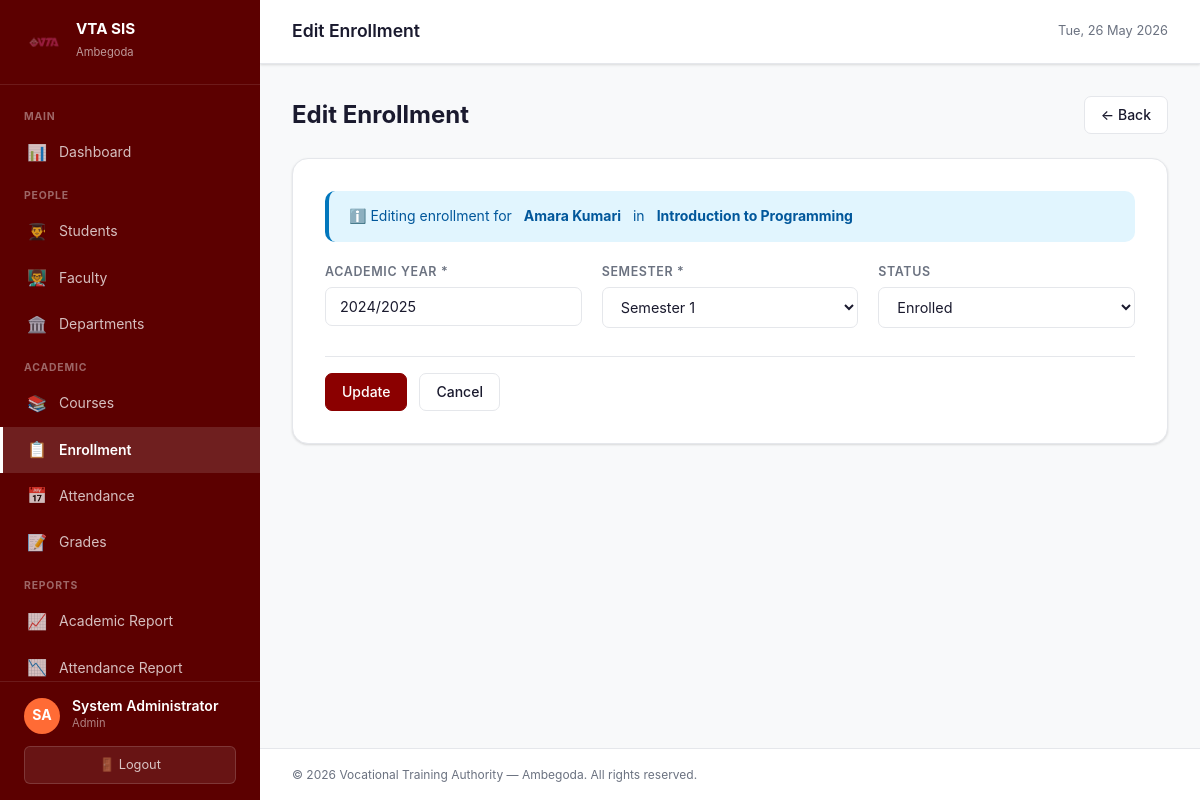
The page /modules/enrollment/manage.php?id=1 (signed in) on the database its author committed.
### tables this page shows
CREATE TABLE IF NOT EXISTS enrollments (
    id            INT AUTO_INCREMENT PRIMARY KEY,
    student_id    INT         NOT NULL,
    course_id     INT         NOT NULL,
    academic_year VARCHAR(20) NOT NULL,
    semester      TINYINT     NOT NULL,
    status        ENUM('enrolled','dropped','completed') NOT NULL DEFAULT 'enrolled',
    enrolled_at   TIMESTAMP   NOT NULL DEFAULT CURRENT_TIMESTAMP,
    UNIQUE KEY uq_enrollment (student_id, course_id, academic_year, semester),
    FOREIGN KEY (student_id) REFERENCES students(id) ON DELETE CASCADE,
    FOREIGN KEY (course_id)  REFERENCES courses(id)  ON DELETE CASCADE,
    INDEX idx_student (student_id),
    INDEX idx_course  (course_id)
);

CREATE TABLE IF NOT EXISTS students (
    id              INT AUTO_INCREMENT PRIMARY KEY,
    user_id         INT          NOT NULL,
    student_id_no   VARCHAR(50)  NOT NULL UNIQUE,
    full_name       VARCHAR(150) NOT NULL,
    email           VARCHAR(150) NOT NULL,
    phone           VARCHAR(20),
    nic             VARCHAR(20),
    address         TEXT,
    dob             DATE,
    gender          ENUM('male','female','other'),
    department_id   INT,
    enrolled_date   DATE,
    guardian_name   VARCHAR(150),
    guardian_phone  VARCHAR(20),
    is_active       TINYINT(1)   NOT NULL DEFAULT 1,
    created_at      TIMESTAMP    NOT NULL DEFAULT CURRENT_TIMESTAMP,
    FOREIGN KEY (user_id)       REFERENCES users(id)       ON DELETE CASCADE,
    FOREIGN KEY (department_id) REFERENCES departments(id) ON DELETE SET NULL,
    INDEX idx_student_id_no (student_id_no)
);

CREATE TABLE IF NOT EXISTS courses (
    id             INT AUTO_INCREMENT PRIMARY KEY,
    course_code    VARCHAR(50)  NOT NULL UNIQUE,
    name           VARCHAR(200) NOT NULL,
    description    TEXT,
    department_id  INT,
    credits        INT,
    duration_weeks INT,
    max_students   INT,
    status         ENUM('active','inactive') NOT NULL DEFAULT 'active',
    created_at     TIMESTAMP NOT NULL DEFAULT CURRENT_TIMESTAMP,
    FOREIGN KEY (department_id) REFERENCES departments(id) ON DELETE SET NULL,
    INDEX idx_course_code (course_code),
    INDEX idx_status (status)
);

### includes/functions.php (called while the page is built, shortened)
<?php
function h(mixed $val): string {
    return htmlspecialchars((string)$val, ENT_QUOTES, 'UTF-8');
}
function get(string $key, string $default = ''): string {
    return trim($_GET[$key] ?? $default);
}

### modules/enrollment/manage.php (the view, shortened to what this page needs)
<?php
require_once '../../config/db.php';
$id = (int)get('id');
$enrollment = null;
$errors = [];
if ($id) {
    $es = $pdo->prepare('SELECT e.*, s.full_name AS sname, c.name AS cname FROM enrollments e JOIN students s ON s.id=e.student_id JOIN courses c ON c.id=e.course_id WHERE e.id=?');
    $es->execute([$id]); $enrollment = $es->fetch();
}
$students = $pdo->query('SELECT id, student_id_no, full_name FROM students WHERE is_active=1 ORDER BY full_name')->fetchAll();
$courses  = $pdo->query('SELECT id, course_code, name, max_students FROM courses WHERE status="active" ORDER BY name')->fetchAll();
if (isPost()) {
    $data = ['student_id'=>(int)post('student_id'),'course_id'=>(int)post('course_id'),
        'academic_year'=>post('academic_year'),'semester'=>post('semester'),'status'=>post('status')];
    if (!$data['student_id'])    $errors[] = 'Student is required.';
    if (!$data['course_id'])     $errors[] = 'Course is required.';
    if (!$data['academic_year']) $errors[] = 'Academic year is required.';
    if (!$data['semester'])      $errors[] = 'Semester is required.';
    if (!$errors && !$id) {
        $dup = $pdo->prepare('SELECT id FROM enrollments WHERE student_id=? AND course_id=? AND academic_year=? AND semester=?');
        $dup->execute([$data['student_id'],$data['course_id'],$data['academic_year'],$data['semester']]);
        if ($dup->fetch()) $errors[] = 'Student is already enrolled in this course for the selected year/semester.';
    }
    if (!$errors && !$id) {
        $course = null;
        foreach ($courses as $c) { if ($c['id'] == $data['course_id']) { $course = $c; break; } }
        if ($course && $course['max_students']) {
            $enrolled = $pdo->prepare('SELECT COUNT(*) FROM enrollments WHERE course_id=? AND academic_year=? AND semester=? AND status="enrolled"');
            $enrolled->execute([$data['course_id'],$data['academic_year'],$data['semester']]);
            if ((int)$enrolled->fetchColumn() >= (int)$course['max_students'])
                $errors[] = 'Course has reached maximum capacity (' . $course['max_students'] . ').';
        }
    }
    if (!$errors) {
        if ($id) {
            $pdo->prepare('UPDATE enrollments SET status=?,academic_year=?,semester=? WHERE id=?')
                ->execute([$data['status'],$data['academic_year'],$data['semester'],$id]);
            flash('Enrollment updated.','success');
        } else {
            $pdo->prepare('INSERT INTO enrollments (student_id,course_id,academic_year,semester,status,enrolled_at) VALUES (?,?,?,?,?,NOW())')
                ->execute([$data['student_id'],$data['course_id'],$data['academic_year'],$data['semester'],'enrolled']);
            flash('Student enrolled successfully.','success');
        }
        redirect(BASE_URL . 'modules/enrollment/index.php');
    }
} else {
    $data = $enrollment ?? ['student_id'=>'','course_id'=>'','academic_year'=>date('Y').'/'.((int)date('Y')+1),'semester'=>'1','status'=>'enrolled'];
}
$pageTitle = $id ? 'Edit Enrollment' : 'Enroll Student';
require_once '../../includes/header.php';
?>
<div class="page-header">
  <div><h1><?= $pageTitle ?></h1></div>
  <a href="index.php" class="btn btn-secondary">← Back</a>
</div>
<form method="POST" class="form-card">
  <?php if (!$id): ?>
  <div class="form-row">
    <div class="form-group">
      <label>Student *</label>
      <select name="student_id" required>
        <option value="">Select Student</option>
        <?php foreach ($students as $s): ?>
        <option value="<?= $s['id'] ?>" <?= ($data['student_id']==$s['id'])?'selected':'' ?>><?= h($s['full_name']) ?> (<?= h($s['student_id_no']) ?>)</option>
        <?php endforeach; ?>
      </select>
    </div>
    <div class="form-group">
      <label>Course *</label>
      <select name="course_id" required>
        <option value="">Select Course</option>
        <?php foreach ($courses as $c): ?>
        <option value="<?= $c['id'] ?>" <?= ($data['course_id']==$c['id'])?'selected':'' ?>><?= h($c['name']) ?> (<?= h($c['course_code']) ?>)</option>
        <?php endforeach; ?>
      </select>
    </div>
  </div>
  <?php else: ?>
  <div class="alert alert-info">ℹ️ Editing enrollment for <strong><?= h($enrollment['sname']) ?></strong> in <strong><?= h($enrollment['cname']) ?></strong></div>
  <?php endif; ?>
  <div class="form-row">
    <div class="form-group">
      <label>Academic Year *</label>
      <input type="text" name="academic_year" value="<?= h($data['academic_year']) ?>" placeholder="e.g. 2024/2025" required>
    </div>
    <div class="form-group">
      <label>Semester *</label>
      <select name="semester" required>
        <?php foreach (['1','2','3'] as $s): ?>
        <option value="<?= $s ?>" <?= ($data['semester']==$s)?'selected':'' ?>>Semester <?= $s ?></option>
        <?php endforeach; ?>
      </select>
    </div>
    <?php if ($id): ?>
    <div class="form-group">
      <label>Status</label>
      <select name="status">
        <?php foreach (['enrolled','dropped','completed'] as $st): ?>
        <option value="<?= $st ?>" <?= ($data['status']===$st)?'selected':'' ?>><?= ucfirst($st) ?></option>
        <?php endforeach; ?>
      </select>
    </div>
    <?php endif; ?>
  </div>
  <div class="form-actions">
    <button type="submit" class="btn btn-primary"><?= $id ? 'Update' : 'Enroll' ?></button>
    <a href="index.php" class="btn btn-secondary">Cancel</a>
  </div>
</form>
<?php require_once '../../includes/footer.php'; ?>

### assets/css/style.css (style rules this page uses)
:root { --primary: #8B0000; --primary-light: #b71c1c; --primary-dark: #5c0000; --primary-bg: #fdf2f2; --accent: #ff6b35; --success: #2e7d32; --success-bg: #e8f5e9; --warning: #f57f17; --warning-bg: #fffde7; --danger: #c62828; --danger-bg: #ffebee; --info: #0277bd; --info-bg: #e1f5fe; --text: #1a1a2e; --text-muted: #6b7280; --border: #e5e7eb; --bg: #f8f9fa; --white: #ffffff; --sidebar-w: 260px; --navbar-h: 64px; --radius: 10px; --radius-lg: 16px; --shadow: 0 1px 3px rgba(0,0,0,.08), 0 1px 2px rgba(0,0,0,.06); --shadow-md: 0 4px 6px rgba(0,0,0,.07), 0 2px 4px rgba(0,0,0,.06); --shadow-lg: 0 10px 15px rgba(0,0,0,.1), 0 4px 6px rgba(0,0,0,.05); --transition: all .2s ease; }
*, *::before, *::after { box-sizing: border-box; margin: 0; padding: 0; }
html { font-size: 16px; scroll-behavior: smooth; }
body { font-family: -apple-system, BlinkMacSystemFont, 'Segoe UI', Roboto, sans-serif; background: var(--bg); color: var(--text); line-height: 1.6; min-height: 100vh; }
.page-header { display: flex; align-items: center; justify-content: space-between; margin-bottom: 1.5rem; }
.page-header h1 { font-size: 1.5rem; font-weight: 700; }
.btn { display: inline-flex; align-items: center; gap: .4rem; padding: .5rem 1rem; border-radius: 7px; font-size: .875rem; font-weight: 500; cursor: pointer; text-decoration: none; border: 1px solid transparent; transition: var(--transition); line-height: 1.4; white-space: nowrap; font-family: inherit; }
.btn-primary { background: var(--primary); color: var(--white); border-color: var(--primary); }
.btn-secondary { background: var(--white); color: var(--text); border-color: var(--border); }
.form-card { background: var(--white); border-radius: var(--radius-lg); padding: 2rem; box-shadow: var(--shadow); border: 1px solid var(--border); max-width: 900px; }
.form-row { display: grid; grid-template-columns: repeat(auto-fit, minmax(220px, 1fr)); gap: 1.25rem; margin-bottom: 0; }
.form-group { display: flex; flex-direction: column; gap: .35rem; margin-bottom: 1.25rem; }
.form-group label { font-size: .78rem; font-weight: 600; color: var(--text-muted); text-transform: uppercase; letter-spacing: .05em; }
.form-group input, .form-group select, .form-group textarea { padding: .625rem .875rem; border: 1.5px solid var(--border); border-radius: 7px; font-size: .9rem; color: var(--text); background: var(--white); transition: var(--transition); font-family: inherit; width: 100%; }
.form-actions { display: flex; gap: .75rem; padding-top: 1rem; border-top: 1px solid var(--border); margin-top: .5rem; }
.alert { padding: .875rem 1.25rem; border-radius: var(--radius); margin-bottom: 1.25rem; font-size: .875rem; display: flex; align-items: flex-start; gap: .75rem; border-left: 4px solid; }
.alert-info { background: var(--info-bg); color: #01579b; border-color: var(--info); }

### rows shown on the page
enrollments: student.full_name "Amara Kumari", course.name "Introduction to Programming", academic_year "2024/2025", semester "Semester 1", status "Enrolled"

### other values the page prints
$initials ?: '?' "SA"
$uname "System Administrator"
$role "Admin"
$pageTitle "Edit Enrollment"
